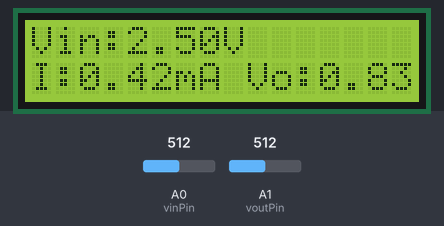
Recording of a sketch running on a simulated Arduino Uno, built with avr-gcc and run on an emulated ATmega328P. Parts: 16×2 character LCD. The test bench sets the inputs (shaded band); at power-on: A0 (vinPin) = 512, A1 (voutPin) = 512. What the sketch prints to the serial monitor is not drawn.

Above: at 1.2 s.
1.3 s: A0 (vinPin) set to 716
At 2.9 s:
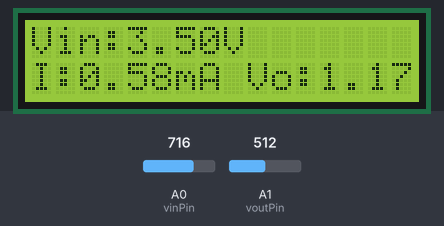
3.6 s: A0 (vinPin) set to 900
At 5.1 s:
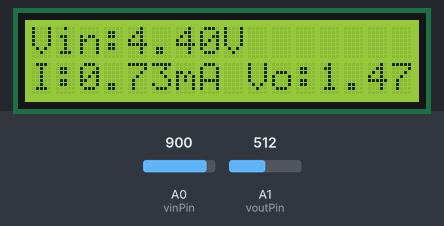
5.7 s: A0 (vinPin) set to 1023
At 7.2 s:
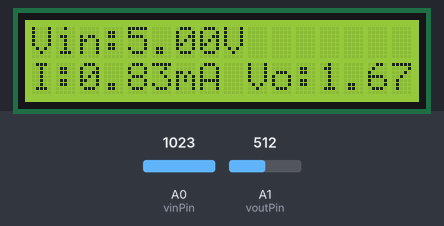
Timing chart, 0 to 8.7 s (numbered marks = the images above; inputs shaded):
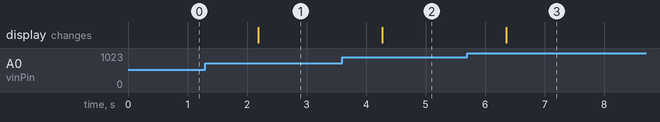

Measured:
- after the input at 1.3 s, the display: changes after 0.89 s (image 1)
- after the input at 3.6 s, the display: changes after 0.67 s (image 2)
- after the input at 5.7 s, the display: changes after 0.65 s (image 3)

The sketch:

python_control.ino
```cpp
#include <Wire.h>
#include <LiquidCrystal_I2C.h>

LiquidCrystal_I2C lcd(0x27, 16, 2); // LCD address and size

const int vinPin = A0;
const int voutPin = A1;

// Resistors
const float R1 = 4000.0;  // First resistor (ohms)
const float R2 = 2000.0;   // R2 for voltage divider (Vout = Vin * R2/(R1+R2))
const float R3 = 2000.0;   // R3 for current calculation (I = Vin / (R1 + R3))

void setup() {
  lcd.init();      // Initialize LCD
  lcd.backlight(); // Turn on backlight
  Serial.begin(9600);
}

void loop() {
  float vin_meas = analogRead(vinPin) * (5.0 / 1023.0);
  float vout_meas = analogRead(voutPin) * (5.0 / 1023.0);

  // Voltage divider formula: Vout = Vin * (R2 / (R1 + R2))
  float vout_calc = vin_meas * (R2 / (R1 + R2));

  // Current calculation: I = Vin / (R1 + R3)
  float current = vin_meas / (R1 + R3);      // Current in Amps
  float current_mA = current * 1000.0;       // Convert to milliamps

  // Serial Monitor Output
  Serial.print("Vin: "); Serial.print(vin_meas, 2); Serial.print(" V | ");
  Serial.print("Vout (calc): "); Serial.print(vout_calc, 2); Serial.print(" V | ");
  Serial.print("Vout (meas): "); Serial.print(vout_meas, 2); Serial.print(" V | ");
  Serial.print("Current: "); Serial.print(current_mA, 2); Serial.println(" mA");

  // LCD Output
  lcd.clear();
  lcd.setCursor(0, 0);
  lcd.print("Vin:"); lcd.print(vin_meas, 2); lcd.print("V");

  lcd.setCursor(0, 1);
  lcd.print("I:"); lcd.print(current_mA, 2); lcd.print("mA ");
  lcd.print("Vo:"); lcd.print(vout_calc, 2); lcd.print("V");

  delay(1000);
}
```
